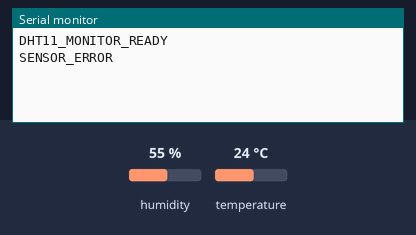
This sketch was run on a simulated Arduino Uno, built with avr-gcc and run on an emulated ATmega328P. Parts: the last lines printed to the serial monitor. Wiring (inferred from the names in the program): DHT11 sensor: data pin 13. The test bench sets the inputs (shaded band); at power-on: humidity 55 %, temperature 24 °C.

Above: at 3.2 s.
3.3 s: humidity set to 22 %
At 4.5 s:
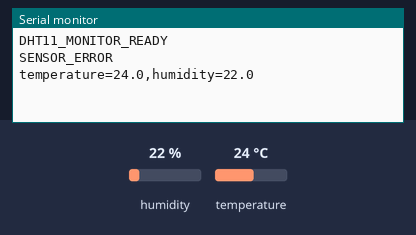
6.0 s: temperature set to 12 °C
At 7.2 s:
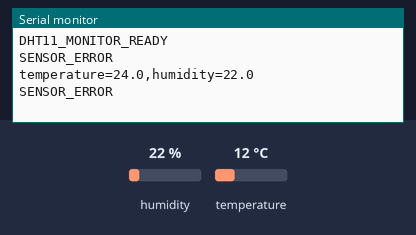
8.7 s: humidity set to 40 %
At 11.4 s:
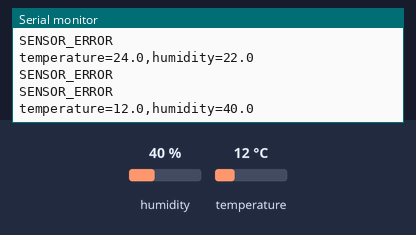

Measured:
- after the input at 3.3 s, the serial monitor: prints a new line after 0.72 s (image 1)
- after the input at 8.7 s, the serial monitor: prints a new line after 1.3 s (image 3)

The sketch:

dht11_monitor.ino
```cpp
/*
 * DHT11 Environment Monitor — no external libraries
 *
 * Reads temperature and humidity from a DHT11 sensor on pin D13 (3.3V)
 * and sends readings over USB serial at 9600 baud.
 *
 * Expected output format:
 *   temperature=24.0,humidity=56.0
 *
 * Wiring:
 *   DHT11 VCC  → Arduino 3.3V
 *   DHT11 GND  → Arduino GND
 *   DHT11 DATA → Arduino D13
 */

#define DHTPIN 13
#define DHTTYPE DHT11

unsigned long lastReadTime = 0;
const unsigned long READ_INTERVAL = 2000;

// Read a single byte from DHT11 (8 bits, MSB first)
byte readByte() {
    byte value = 0;
    for (int i = 0; i < 8; i++) {
        while (digitalRead(DHTPIN) == LOW) {}  // wait for high
        unsigned long highStart = micros();
        while (digitalRead(DHTPIN) == HIGH) {}  // wait for low
        unsigned long highDuration = micros() - highStart;
        if (highDuration > 40) {
            value |= (1 << (7 - i));  // >40μs high = bit 1
        }
    }
    return value;
}

// Read DHT11: returns 1 on success, 0 on failure
// Sets temp and hum to the read values
byte readDHT11(float &temp, float &hum) {
    // Start signal: pull low 18ms, then release
    pinMode(DHTPIN, OUTPUT);
    digitalWrite(DHTPIN, LOW);
    delay(18);
    digitalWrite(DHTPIN, HIGH);
    delayMicroseconds(40);

    // Switch to input and wait for DHT11 response
    pinMode(DHTPIN, INPUT_PULLUP);

    // Expect ~80μs low then ~80μs high from sensor
    unsigned long timeout;

    timeout = micros();
    while (digitalRead(DHTPIN) == LOW) {
        if (micros() - timeout > 100) return 0;
    }
    timeout = micros();
    while (digitalRead(DHTPIN) == HIGH) {
        if (micros() - timeout > 100) return 0;
    }

    // Read 5 bytes: humidity integer, humidity decimal, temp integer, temp decimal, checksum
    byte data[5] = {0, 0, 0, 0, 0};
    for (int i = 0; i < 5; i++) {
        data[i] = readByte();
    }

    // Verify checksum
    byte checksum = data[0] + data[1] + data[2] + data[3];
    if (checksum != data[4]) return 0;

    hum = data[0] + data[1] / 10.0;
    temp = data[2] + data[3] / 10.0;

    // DHT11 sends 0x80 (128) for negative — not typical but handle it
    if (data[2] & 0x80) {
        temp = -((data[2] & 0x7F) + data[3] / 10.0);
    }

    return 1;
}

void setup() {
    Serial.begin(9600);
    while (!Serial) { ; }

    Serial.println("DHT11_MONITOR_READY");
    delay(2000);
}

void loop() {
    unsigned long now = millis();

    if (now - lastReadTime >= READ_INTERVAL) {
        lastReadTime = now;

        float temperature, humidity;

        if (readDHT11(temperature, humidity)) {
            Serial.print("temperature=");
            Serial.print(temperature, 1);
            Serial.print(",humidity=");
            Serial.println(humidity, 1);
        } else {
            Serial.println("SENSOR_ERROR");
        }
    }
}
```
